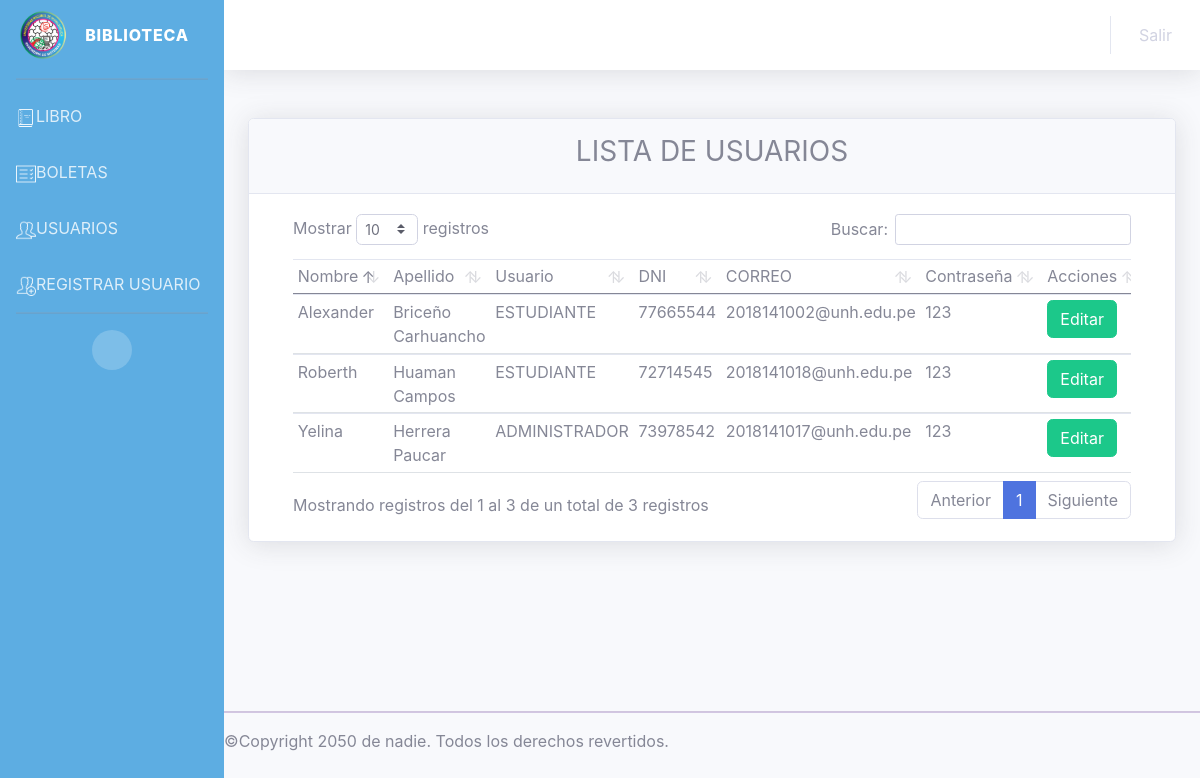
The page /lista_usuario.php on the database its author committed.
### tables this page shows
CREATE TABLE `usuarios` (
  `nombre` varchar(20) NOT NULL,
  `apellidos` varchar(20) NOT NULL,
  `telefono` int(9) NOT NULL,
  `DNI` int(20) NOT NULL,
  `Correo_Institucional` varchar(21) NOT NULL,
  `Password` varchar(20) NOT NULL,
  `repita_contraseña` varchar(20) NOT NULL,
  `tipo_usuario` varchar(30) NOT NULL
);

### lista_usuario.php (the view, shortened to what this page needs)
<?php include('menu_administrador.php');?>
<?php
	include 'conexion.php';
 ?>
<br>
<div class="container-fluid">
    <div id="main-containe">
        <div class="card shadow mb-4">
            <div class="card-header py-3">
                <center>
                    <h3>LISTA DE USUARIOS</h3>
                </center>
            </div>
            <div class="container">
                <div class="card-body">
                    <div class="table-responsive">
                        <table id="example" class="table table-sm" style="width:100%">
                            <thead>
                                <tr>
                                    <td>Nombre </td>
                                    <td>Apellido</td>
                                    <td>Usuario</td>
                                    <td>DNI</td>
                                    <td>CORREO</td>
                                    <td>Contraseña</td>
                                    <td>Acciones</td>
                                </tr>
                            </thead>
                            <?php
include 'conexion.php';
?>
                            <?php
		$sql="SELECT * from usuarios ";
		$result=mysqli_query($conexion,$sql);
		while($mostrar=mysqli_fetch_array($result)){
		 ?>
                            <tr>
                                <td><?php echo $mostrar['nombre'] ?></td>
                                <td><?php echo $mostrar['apellidos'] ?></td>
                                <td><?php echo $mostrar['tipo_usuario'] ?></td>
                                <td><?php echo $mostrar['DNI'] ?></td>
                                <td><?php echo $mostrar['Correo_Institucional'] ?></td>
                                <td><?php echo $mostrar['Password'] ?></td>
                                <td><a href="editar_Usuario.php?DNI= <?php echo $mostrar['DNI'];?>"
                                        class="btn btn-success">Editar</a></td>
                            </tr>
                            <?php
	}
	 ?>
                        </table>
                    </div>
                </div>
            </div>
        </div>
    </div>
    <br><br>
</div>
<?php include('includes/footer.php');?>

### rows shown on the page
usuarios: nombre "Yelina", apellidos "Herrera Paucar", tipo_usuario "ADMINISTRADOR", DNI "73978542", Correo_Institucional "2018141017@unh.edu.pe", Password "123"
usuarios: nombre "Alexander", apellidos "Briceño Carhuancho", tipo_usuario "ESTUDIANTE", DNI "77665544", Correo_Institucional "2018141002@unh.edu.pe", Password "123"
usuarios: nombre "Roberth", apellidos "Huaman Campos", tipo_usuario "ESTUDIANTE", DNI "72714545", Correo_Institucional "2018141018@unh.edu.pe", Password "123"
